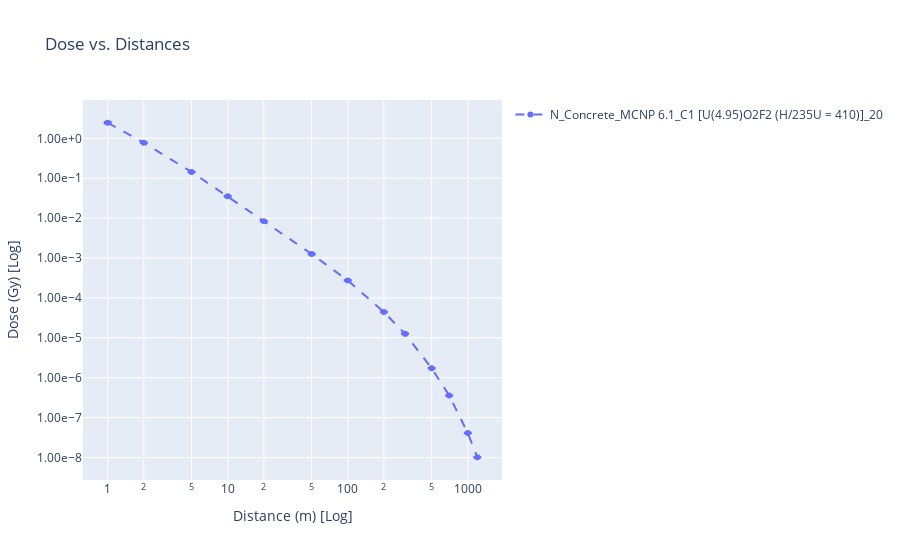

Source (notebook cell):
### Code cell
create_filter_plot(data)

### Figure 1 — Plotly figure (JSON) as saved in the notebook; plotly's stock layout.template omitted (floating-point values rounded to 4 significant figures)
{"data": [{"error_y": {"array": [0.1106, 0.01298, 0.002783, 0.0006533, 0.0001183, 3.256e-05, 5.968e-06, 7.256e-07, 2.066e-07, 2.785e-08, 5.454e-09, 5.9e-10, 1.441e-10], "type": "data", "visible": true}, "line": {"dash": "dash"}, "mode": "lines+markers", "name": "N_Concrete_MCNP 6.1_C1 [U(4.95)O2F2 (H/235U = 410)]_20", "type": "scatter", "x": [1, 2, 5, 10, 20, 50, 100, 200, 300, 500, 700, 1000, 1200], "y": [2.457, 0.7724, 0.1434, 0.03512, 0.008329, 0.001262, 0.0002737, 4.425e-05, 1.259e-05, 1.719e-06, 3.588e-07, 4.097e-08, 1.015e-08]}], "layout": {"legend": {"title": {"text": ""}}, "showlegend": true, "title": {"text": "Dose vs. Distances"}, "xaxis": {"title": {"text": "Distance (m) [Log]"}, "type": "log"}, "yaxis": {"tickformat": ".2e", "title": {"text": "Dose (Gy) [Log]"}, "type": "log"}}}
